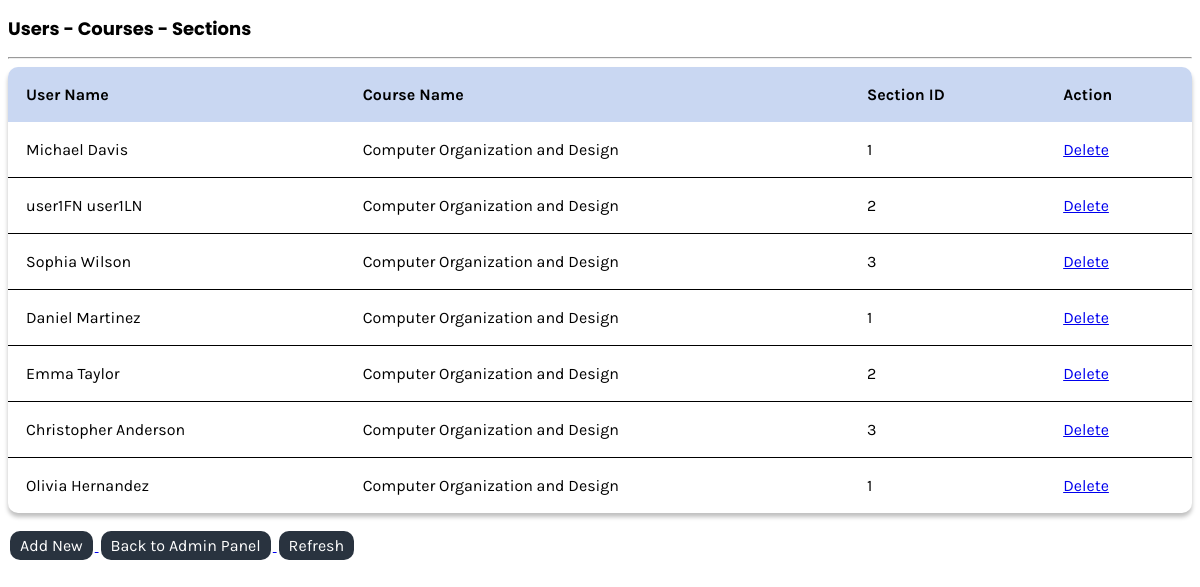
/assign-user.php (signed in), run on the app's committed database.
### tables this page shows
CREATE TABLE IF NOT EXISTS `user_course_section` (
  `userID` INT NOT NULL,
  `course_id` INT NOT NULL,
  `sectionID` INT NOT NULL,
  PRIMARY KEY (`userID`, `sectionID`),
  FOREIGN KEY (`userID`) REFERENCES `user`(`userID`) ON DELETE CASCADE ON UPDATE CASCADE,
  FOREIGN KEY (`course_id`) REFERENCES `courses`(`course_id`) ON DELETE CASCADE ON UPDATE CASCADE,
  FOREIGN KEY (`sectionID`) REFERENCES `section`(`sectionID`) ON DELETE CASCADE ON UPDATE CASCADE
);

CREATE TABLE IF NOT EXISTS `user`
(
  `userID` INT NOT NULL AUTO_INCREMENT PRIMARY KEY,
  `first_name` VARCHAR(50) NOT NULL,
  `last_name` VARCHAR(50) NOT NULL,
  `dob` DATE NOT NULL,
  `email` VARCHAR(150) NOT NULL UNIQUE,
  `username` VARCHAR(50) NOT NULL UNIQUE,
  `password` VARCHAR(50) NOT NULL,
  `first_login` BOOLEAN DEFAULT TRUE,
  `roleID` INT NOT NULL,
  FOREIGN KEY (`roleID`) REFERENCES `role` (`roleID`),
  INDEX (`roleID`)
) AUTO_INCREMENT = 1000;

CREATE TABLE IF NOT EXISTS `courses` (
  `course_id` INT NOT NULL AUTO_INCREMENT,
  `course_name` VARCHAR(150) NOT NULL,
  `course_code` VARCHAR(150) NOT NULL,
  `dept_name` VARCHAR(150) NOT NULL,
  `semester` VARCHAR(150) NOT NULL,
  `room_no` VARCHAR(150) NOT NULL,
  `instructor_name` VARCHAR(150) NOT NULL,
  PRIMARY KEY (`course_id`)
) AUTO_INCREMENT=4;

### assign-user.php (the view, shortened to what this page needs)
<?php
require("session.php");
?>
<!DOCTYPE html>
<html lang="en">
<head>
    <link rel="stylesheet" href="style.css">
</head>
<div class="content-body">
    <?php
    $query = "SELECT ucs.userID, ucs.sectionID, c.course_id, c.course_name, s.section_name, u.first_name, u.last_name
                FROM user_course_section ucs
                    JOIN user u ON u.userID = ucs.userID
                    JOIN courses c ON c.course_id = ucs.course_id
                    JOIN section s ON s.sectionID = ucs.sectionID
                ORDER BY u.userID ASC";
    $results = mysqli_query($conn, $query);
    ?>
    <h2>Users - Courses - Sections</h2>
    <hr>
    <table>
        <thead>
            <tr>
                <th>User Name</th>
                <th>Course Name</th>
                <th>Section ID</th>
                <th colspan="2">Action</th>
            </tr>
        </thead>
        <tbody>
            <?php
            foreach ($results as $row) {
                $userID = $row['userID'];
                $first_name = $row['first_name'];
                $last_name = $row['last_name'];
                $course_id = $row['course_id'];
                $course_name = $row['course_name'];
                $sectionID = $row['sectionID'];
            ?>
                <tr>
                    <td><?= $first_name . " " . $last_name ?></td>
                    <td><?= $course_name ?></td>
                    <td><?= $sectionID ?></td>
                    <td><a href="?page=assign-user&delete_view=true&userID=<?= $userID ?>&course_id=<?= $course_id ?>&sectionID=<?= $sectionID ?>" onclick="return confirm('Please confirm deletion')">Delete</a></td>
                </tr>
            <?php
            }
            ?>
        </tbody>
    </table>
    <a href="?page=assign-user&add_view=true">
        <button>Add New</button>
    </a>
    <a href="admin.php">
        <button>Back to Admin Panel</button>
    </a>
    <a href="assign-user.php">
        <button>Refresh</button>
    </a>
</div>
</html>

### style.css (style rules this page uses)
h2 { font-family: 'Poppins', sans-serif; font-size: 18px; }
table { width: 100%; position: relative; background: white; box-shadow: 0px 4px 4px rgba(0, 0, 0, 0.25); border-radius: 10px; border-collapse: collapse; overflow: hidden; }
tr { border-bottom: 1px solid black; }
tr:last-child { border-bottom: none; }
th { background-color: #c9d7f2; }
th, td { padding: 18px; text-align: left; }
button { display: flex; justify-content: center; font-family: 'Karla', sans-serif; background-color: #29333F; border: none; color: white; padding: 5px 10px 5px 10px; text-align: center; text-decoration: none; display: inline-block; font-size: 16px; margin: 18px 2px; cursor: pointer; border-radius: 10px; }
*, *::after, *::before { box-sizing: border-box; }
hr { height: 0.25px; background-color: white; }

### data on the page
user_course_section: userID.first_name "Michael", userID.last_name "Davis", course.course_name "Computer Organization and Design", sectionID "1"
user_course_section: userID.first_name "user1FN", userID.last_name "user1LN", course.course_name "Computer Organization and Design", sectionID "2"
user_course_section: userID.first_name "Sophia", userID.last_name "Wilson", course.course_name "Computer Organization and Design", sectionID "3"
user_course_section: userID.first_name "Daniel", userID.last_name "Martinez", course.course_name "Computer Organization and Design", sectionID "1"
user_course_section: userID.first_name "Emma", userID.last_name "Taylor", course.course_name "Computer Organization and Design", sectionID "2"
user_course_section: userID.first_name "Christopher", userID.last_name "Anderson", course.course_name "Computer Organization and Design", sectionID "3"
user_course_section: userID.first_name "Olivia", userID.last_name "Hernandez", course.course_name "Computer Organization and Design", sectionID "1"
